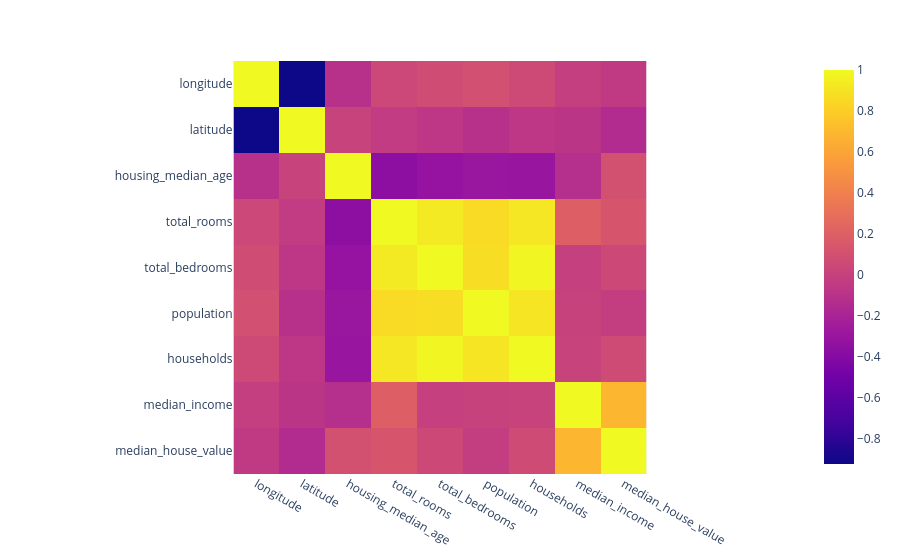

Notebook code for this chart:
### Code cell
import plotly.express as px

px.imshow(
    corr_matrix
)

### Figure 1 — Plotly figure (JSON) as saved in the notebook; plotly's stock layout.template omitted (floating-point values rounded to 4 significant figures)
{"data": [{"coloraxis": "coloraxis", "hovertemplate": "x: %{x}<br>y: %{y}<br>color: %{z}<extra></extra>", "name": "0", "type": "heatmap", "x": ["longitude", "latitude", "housing_median_age", "total_rooms", "total_bedrooms", "population", "households", "median_income", "median_house_value"], "xaxis": "x", "y": ["longitude", "latitude", "housing_median_age", "total_rooms", "total_bedrooms", "population", "households", "median_income", "median_house_value"], "yaxis": "y", "z": [[1.0, -0.9247, -0.1082, 0.04457, 0.06961, 0.09977, 0.05531, -0.01518, -0.04597], [-0.9247, 1.0, 0.01117, -0.0361, -0.06698, -0.1088, -0.07104, -0.07981, -0.1442], [-0.1082, 0.01117, 1.0, -0.3613, -0.3205, -0.2962, -0.3029, -0.119, 0.1056], [0.04457, -0.0361, -0.3613, 1.0, 0.9304, 0.8571, 0.9185, 0.198, 0.1342], [0.06961, -0.06698, -0.3205, 0.9304, 1.0, 0.8777, 0.9797, -0.007723, 0.04969], [0.09977, -0.1088, -0.2962, 0.8571, 0.8777, 1.0, 0.9072, 0.004834, -0.02465], [0.05531, -0.07104, -0.3029, 0.9185, 0.9797, 0.9072, 1.0, 0.01303, 0.06584], [-0.01518, -0.07981, -0.119, 0.198, -0.007723, 0.004834, 0.01303, 1.0, 0.6881], [-0.04597, -0.1442, 0.1056, 0.1342, 0.04969, -0.02465, 0.06584, 0.6881, 1.0]]}], "layout": {"coloraxis": {"colorscale": [[0, "#0d0887"], [0.1111, "#46039f"], [0.2222, "#7201a8"], [0.3333, "#9c179e"], [0.4444, "#bd3786"], [0.5556, "#d8576b"], [0.6667, "#ed7953"], [0.7778, "#fb9f3a"], [0.8889, "#fdca26"], [1, "#f0f921"]]}, "margin": {"t": 60}, "xaxis": {"anchor": "y", "constrain": "domain", "domain": [0, 1], "scaleanchor": "y"}, "yaxis": {"anchor": "x", "autorange": "reversed", "constrain": "domain", "domain": [0, 1]}}}
